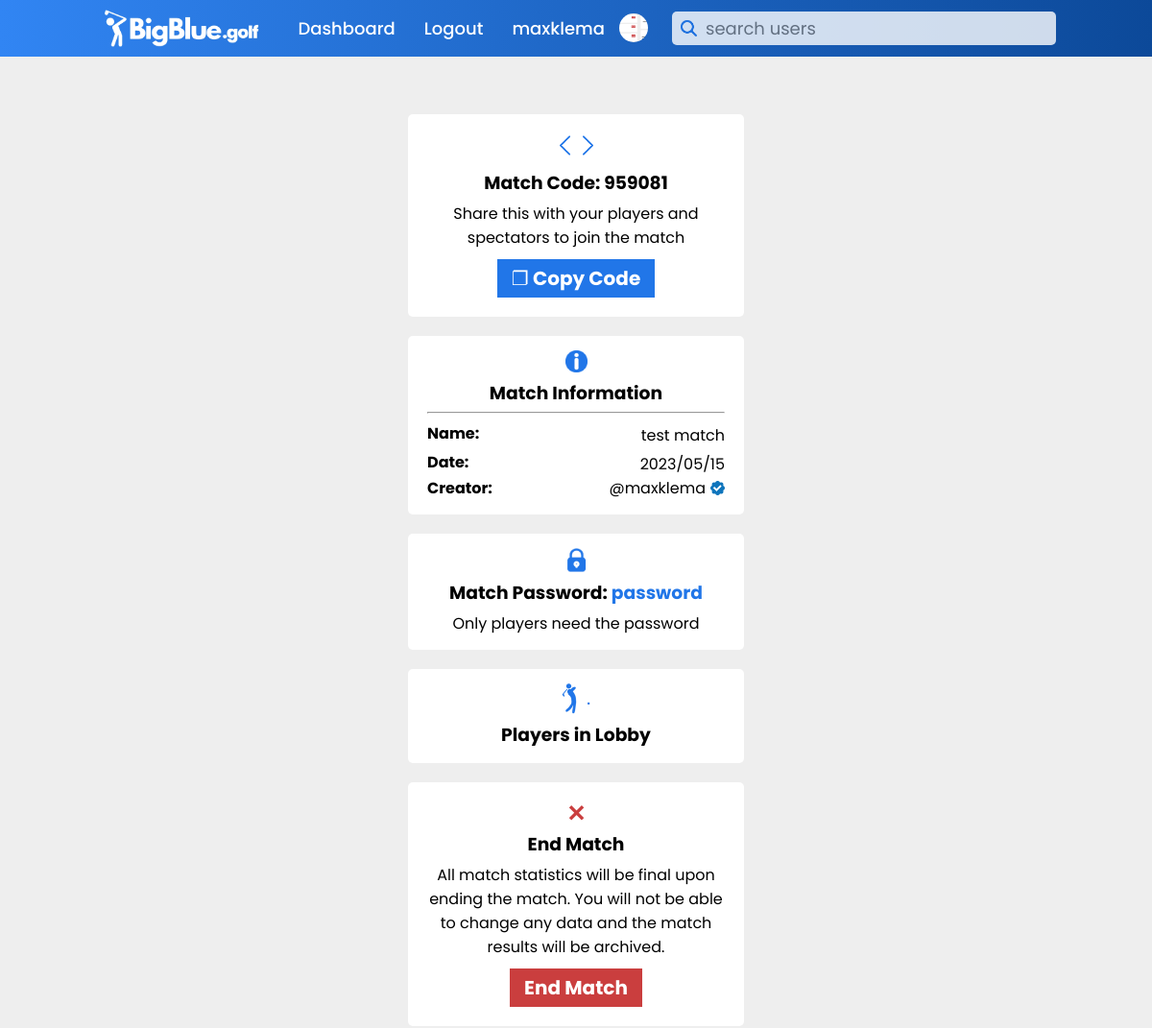
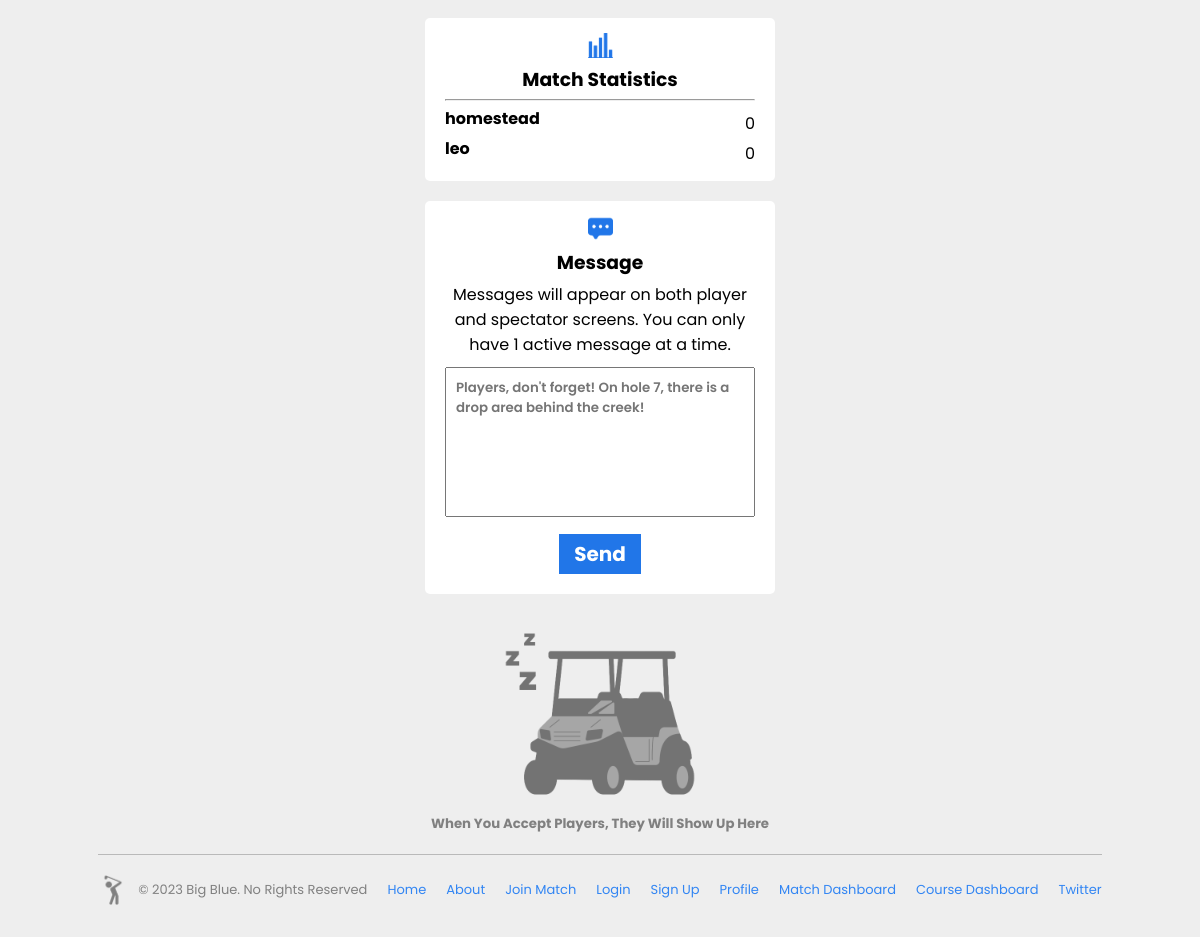
The app's page /active_match_view/36 (signed in) with its own data (2 pictures, top to bottom).
### main.py (models this page shows, shortened)
class users(db.Model):
    _id = db.Column("id", db.Integer, primary_key=True)
    name = db.Column(db.String(100))
    username = db.Column(db.String(50))
    password = db.Column(db.String(50))
    email = db.Column(db.String(100))
    rank = db.Column(db.String(10))
    gender = db.Column(db.String(10))
    bio = db.Column(db.String(500))
    team = db.Column(db.String(25))
    verified = db.Column(db.Integer)
    pic = db.Column(db.String)
    banner = db.Column(db.String)
    first_login = db.Column(db.DateTime, default="2022-06-03 03:15:12.433675")
    last_login = db.Column(db.DateTime, default="2022-06-03 03:15:12.433675")

class match(db.Model):
    _id = db.Column("id", db.Integer, primary_key=True)
    match_name = db.Column(db.String(50))
    match_course = db.Column(db.String(50))
    event_type = db.Column(db.String(1))
    match_type = db.Column(db.String(25))
    start_time = db.Column(db.String(25))
    end_time = db.Column(db.String(25))
    teams1 = db.Column(db.String())
    total_players = db.Column(db.Integer)
    scores_file = db.Column(db.String(50))
    match_code = db.Column(db.String(6))
    match_password = db.Column(db.String())
    created_by = db.Column(db.String())
    match_live = db.Column(db.Integer, default=0)

### main.py (the view, shortened to what this page needs)
@app.route("/active_match_view/<json_data_input>")
def active_match_view(json_data_input):
    json_data = None
    try:
        found_match = match.query.filter_by(_id=json_data_input).first()
        match_owner = found_match.created_by
        match_date = found_match.start_time
        found_match_owner = users.query.filter_by(username=match_owner).first()
    except:
        found_match = match_archive.query.filter_by(_id=json_data_input).first()
        match_owner = found_match.created_by
        match_date = found_match.start_time
        found_match_owner = users.query.filter_by(username=match_owner).first()
    try:
        json_data = Scoring.return_data(json_data_input)
    except:
        return redirect(url_for('error', msg='This match is not yet live.'))
    scores = []
    found_user=''
    try:
        found_user = users.query.filter_by(username=session['active_user'][0]).first()
    except:
        found_user = ''
    if json_data['match_info']['gamemode'] == 'Match Play' and json_data['match_info']['match_type'] == 'Teams':
        scores = Scoring.calc_match_play_results(json_data['match_info']['id'])
        players_used = []
    elif json_data['match_info']['gamemode'] == 'Stroke Play' and json_data['match_info']['match_type'] == 'Teams':
        scores = Scoring.calc_match_results(json_data['match_info']['id'])
    if match_security('active_user', json_data_input):
        return render_template("active_match_view.html", date=match_date, data1=found_match_owner, data=found_user, playerdata=json_data, scoring_data=scores, rank=session['active_user'][2])
    else:
        return redirect(url_for('error', userdata=found_user, msg="You do not have access to this site!"))

### main.py (called while the page is built)
def match_security(session_type: str, match_id: str) -> bool: #this is for all of the control routes
    found_match = match.query.filter_by(_id=match_id).first()
    try:
        if 'coach' in session[session_type] and found_match.created_by == session[session_type][0]:
            return True
        else:
            return False
    except:
        return False

    def return_data(filename):
        with open("static/score_files/" + str(filename) + ".json", "r") as file:
            file.seek(0)
            data = json.load(file)
            return data

### templates/active_match_view.html (shortened to what this page needs)
{% if data.rank == 'coach' %}
    {% extends "indexcontentcoachlogin.html" %}
{% elif data.rank == 'player' %}
    {% extends "indexcontentplayerlogin.html" %}
{% else %}
    {% extends "indexcontent.html" %}
{% endif %}
{% block content %}
<link rel="stylesheet" href="{{ url_for('static', filename='styles/coach_match_view.css') }}">
<div class="page-container-parent">
    <div class="page-container">
        {% if playerdata['match_info']['gamemode'] == 'Match Play' %}
        <div class="player-cards">
            {% if playerdata['players'] is defined and playerdata['players']|length == 0 %}
                <div class="empty-lobby-section">
                    <img src="{{ url_for('static', filename='logo_graphics/empty-golf-cart-icon.png') }}" alt="">
                    <h5>When You Accept Players, They Will Show Up Here</h5>
                </div>
            {% endif %}
        </div>
        {% endif %}
        <div class="match-information">
            <div class="code-container">
                <img id="code-img" src="{{ url_for('static', filename='logo_graphics/codeicon.png') }}" alt="">
                <h3 id="match-code-h3">Match Code: {{playerdata['match_info']['match_code']}}</h3>
                <p>Share this with your players and spectators to join the match</p>
                <div>
                    <button onclick="copyText();" id="copy-code-button">❐ Copy Code</button>
                </div>
            </div>
            <div class="code-container">
                <img id="info-img" src="{{ url_for('static', filename='logo_graphics/info_icon.png') }}" alt="">
                <h3>Match Information</h3>
                <hr style="margin-bottom: 5px; margin-top: 5px;">
                <div class="match-name-info">
                    <h4>Name:</h4>
                    <p>{{playerdata['match_info']['match_name']}}</p>
                </div>
                <div class="match-name-info">
                    <h4>Date:</h4>
                    <p>{{date | replace("-", "/")}}</p>
                </div>
                <div class="match-name-info">
                    <h4>Creator:</h4>
                    <div class="match-owner">
                        <p id="match_owner_name">@{{data1.username}}</p>
                        {% if data1.verified == 1 %}
                            <img id="verification" src="{{ url_for('static', filename='logo_graphics/normalverify.png') }}" alt="">
                        {% elif data1.verified == 2 %}
                            <img id="verification" src="{{ url_for('static', filename='logo_graphics/verify.png') }}" alt="">
                        {% endif %}
                    </div>
                </div>
            </div>
            <div class="code-container">
                <img id="lock-img" src="{{ url_for('static', filename='logo_graphics/lock-icon.png') }}" alt="">
                <h3>Match Password: <span style="color: #2176e8;">{{playerdata['match_info']['match_password']}}</span></h3>
                <p>Only players need the password</p>
            </div>
            <div class="code-container">
                <img id="golfer-icon" src="{{ url_for('static', filename='logo_graphics/golfericon.png') }}" alt="">
                <h3>Players in Lobby</h3>
            </div>
            <div class="code-container">
                <h2 style="color: #ca3e3e;">✕</h2>
                <h3>End Match</h3>
                <p>All match statistics will be final upon ending the match. You will not be able to change any data and the match results will be archived.</p>
                <div>
                    <button id="start-match-button"><a href="/end_match/{{playerdata['match_info']['id']}}">End Match</a></button>
                </div>
            </div>
            <div class="code-container">
                <img src="{{ url_for('static', filename='logo_graphics/statsicon.png') }}" alt="">
                <h3>Match Statistics</h3>
                <hr style="margin-bottom: 5px; margin-top: 5px;">
                {% for team in scoring_data %}
                    <div class="stat-container">
                        <h4>{{team[0]}}</h4>
                        <p>{{team[1]}}</p>
                    </div>
                {% endfor %}
            </div>
            <div class="code-container">
                <img src="{{ url_for('static', filename='logo_graphics/messageicon.png') }}" alt="">
                <h3>Message</h3>
                <p>Messages will appear on both player and spectator screens. You can only have 1 active message at a time.</p>
                <form action="">
                    <textarea placeholder="Players, don't forget! On hole 7, there is a drop area behind the creek!" name="message" id="coach-message" cols="30" rows="10" value="{{playerdata['message']}}"></textarea>
                    <button id="copy-code-button"><a href='' onclick="this.href = '/change_message/{{playerdata["match_info"]["id"]}}/' + document.getElementById('coach-message').value; alert('Message Sent!');">Send</a></button>
                </form>
            </div>
        </div>
    </div>
</div>
{% endblock %}

### templates/indexcontentcoachlogin.html (shortened to what this page needs)
<!DOCTYPE html>
<html>
    <head>
    </head>
    <body>
        <header>
            <a href="/">
                <img id="logo-image" src="{{ url_for('static', filename='logo_graphics/BigBlue_NewLogo-White.png') }}" class="logo">
            </a>
            <div>
                <ul class="navigation">
                    <li><a href="/match_dashboard">Dashboard</a></li>
                    <li><a href="/logout">Logout</a></li>
                    <li><a href="/dashboard">{{data.username}}</a></li>
                    <li><a href=""><img id="profile-pic" src="{{ url_for('static', filename='logo_graphics/user_photos/' + data.pic) }}" alt=""></a></li>
                    <form id="search-form" action="/search/" method="post">
                        <input id="searchbar" name="searchbar" type="text" placeholder="search users"></input>
                    </form>
                </ul>
            </div>
        </header>
        {% block content %}
        {% endblock %}
    </body>
    <footer>
        <div>
            <div>
                <div class="big-blue-copyright">
                    <img id="basic-golfer-image" src="{{ url_for('static', filename='logo_graphics/basicgolfergrey.png') }}" class="logo">
                    <p>© 2023 Big Blue. No Rights Reserved</p>
                </div>
                <div>
                    <a href="/">Home</a>
                    <a href="/about">About</a>
                    <a href="/joincode">Join Match</a>
                    <a href="/login">Login</a>
                    <a href="/create_account">Sign Up</a>
                    <a href="/dashboard">Profile</a>
                    <a href="/match_dashboard">Match Dashboard</a>
                    <a href="/course_dashboard">Course Dashboard</a>
                    <a href="/twitter.com/bigbluegolfapp" id="twitter_href">Twitter</a>
                </div>
            </div>
        </div>
    </footer>
</html>

### records on screen
users: username "maxklema", pic (picture)
match: start_time "2023/05/15", match_info.match_password "password"

### other values on screen
{{ playerdata['match_info']['match_code'] }} "959081"
{{ playerdata['match_info']['match_name'] }} "test match"
{{ team[0] }} "homestead" "leo"
{{ team[1] }} "0" "0"
